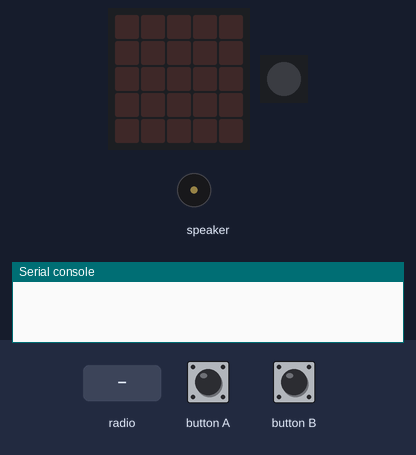
A program run on a simulated Calliope mini (MakeCode). Shown: the board's 5×5 LED display, 1 RGB LEDs in strip order, left to right, buzzer (waves = sounding), the last lines printed to the serial console. Inputs (shaded band) come from the test bench. No radio messages arrive unless stated (any console line starting 'radio sent:' is added by the test bench); the 48×5 strip is a reading aid, not a part: it shows the text the display is scrolling, unrolled, one strip-width of it at a time.

Above: at 2.2 s.
2.3 s: radio message "go=1" arrives
At 3.2 s:
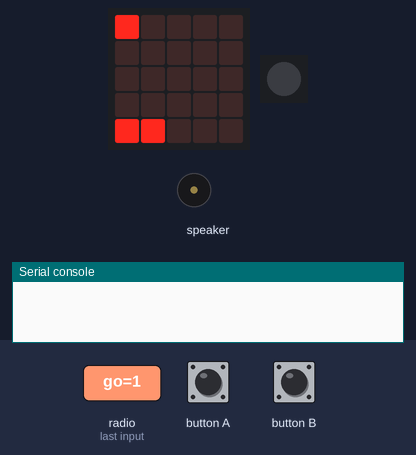
At 5.7 s:
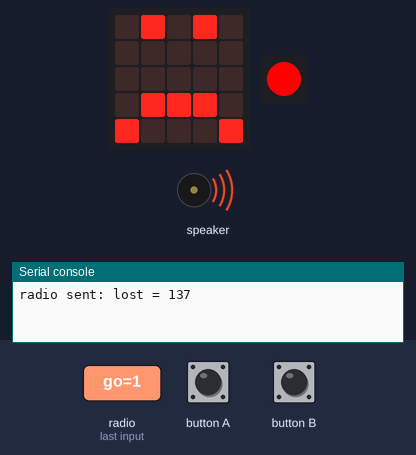
Timing chart, 0 to 27.6 s (numbered marks = the images above; inputs shaded):
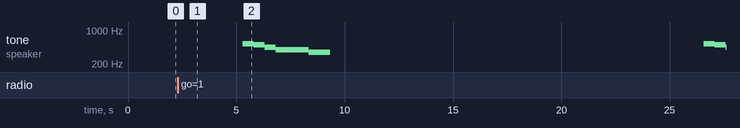

The program:

main.ts
```typescript
input.onButtonPressed(Button.A, function () {
    if (balken_x > 0) {
        balken_x += -1
    }
})
input.onButtonPressed(Button.B, function () {
    if (status == 0) {
        radio.sendValue("go", 11)
        richtung_y = -1
        richtung_x = 1
        x = 3
        y = 3
        led.plot(3, 3)
        status = 1
    }
    if (balken_x < 3) {
        balken_x += 1
    }
})
radio.onReceivedValue(function (name, value) {
    if (value == 137) {
        status = 2
    } else if (value == 11) {
        y = -2
        richtung_y = -1
        status = 1
    } else {
        x = parseInt(name)
        richtung_x = value
        y = -1
        richtung_y = 1
        status = 1
    }
})
let y = 0
let richtung_x = 0
let richtung_y = 0
let balken_x = 0
let status = 0
let x = 0
status = 0
basic.pause(1000)
basic.forever(function () {
    if (status == 1) {
        basic.pause(500)
        y += richtung_y
        x += richtung_x
        if (x < 0 || x > 4) {
            richtung_x = richtung_x * -1
            x += richtung_x
            x += richtung_x
        }
        if (y > 3) {
            if (x + richtung_x * -1 == balken_x || x + richtung_x * -1 == balken_x + 1) {
                richtung_y = richtung_y * -1
                y += richtung_y
                y += richtung_y
            } else {
                status = 3
                radio.sendValue("lost", 137)
            }
        } else if (y == -1) {
            richtung_x = richtung_x * -1
            x += richtung_x
            if (x < 0 || x > 4) {
                richtung_x = richtung_x * -1
                x += richtung_x
                x += richtung_x
            }
            x += -4
            x = x * -1
            radio.sendValue(x.toString(), richtung_x)
        }
        for (let index = 0; index <= 4; index++) {
            for (let indey = 0; indey <= 4; indey++) {
                led.unplot(index, indey)
            }
        }
        led.plot(x, y)
        led.plot(balken_x, 4)
        led.plot(balken_x + 1, 4)
    } else if (status == 2) {
        basic.showLeds(`
            . # . # .
            . . . . .
            . . . . .
            # . . . #
            . # # # .
            `)
        basic.setLedColor(0x00ff00)
        led.setBrightness(255)
        music.playMelody("F F G G A A B C5 ", 120)
        music.stopAllSounds()
        basic.showLeds(`
            # # # # #
            # # # # #
            # # # # #
            # # # # #
            # # # # #
            `)
        basic.showLeds(`
            # # # # #
            # # # # #
            # # . # #
            # # # # #
            # # # # #
            `)
        basic.showLeds(`
            # # # # #
            # # # # #
            # . . . #
            # # # # #
            # # # # #
            `)
        basic.showLeds(`
            # # # # #
            # . # # #
            # . . . #
            # # # . #
            # # # # #
            `)
        basic.showLeds(`
            # # # # #
            # . . # #
            # . . . #
            # # . . #
            # # # # #
            `)
        basic.showLeds(`
            # # # # #
            # . . . #
            # . . . #
            # . . . #
            # # # # #
            `)
        basic.showLeds(`
            # # # # #
            # . . . .
            # . . . #
            . . . . #
            # # # # #
            `)
        basic.showLeds(`
            # # # # #
            # . . . .
            . . . . .
            . . . . #
            # # # # #
            `)
        basic.showLeds(`
            # # # # #
            . . . . .
            . . . . .
            . . . . .
            # # # # #
            `)
        basic.showLeds(`
            . # # # #
            . . . . .
            . . . . .
            . . . . .
            # # # # .
            `)
        basic.showLeds(`
            . . # # #
            . . . . .
            . . . . .
            . . . . .
            # # # . .
            `)
        basic.showLeds(`
            . . . # #
            . . . . .
            . . . . .
            . . . . .
            # # . . .
            `)
        basic.showLeds(`
            . . . . #
            . . . . .
            . . . . .
            . . . . .
            # . . . .
            `)
        basic.showLeds(`
            . . . . .
            . . . . .
            . . . . .
            . . . . .
            . . . . .
            `)
        basic.showLeds(`
            # # # # #
            # # # # #
            # # # # #
            # # # # #
            # # # # #
            `)
        basic.showLeds(`
            . . . . .
            . . . . .
            . . . . .
            . . . . .
            . . . . .
            `)
        basic.showLeds(`
            # # # # #
            # # # # #
            # # # # #
            # # # # #
            # # # # #
            `)
        basic.showLeds(`
            . . . . .
            . . . . .
            . . . . .
            . . . . .
            . . . . .
            `)
        basic.showString("GAME OVER")
        basic.showIcon(IconNames.Target)
    } else if (status == 3) {
        basic.showLeds(`
            . # . # .
            . . . . .
            . . . . .
            . # # # .
            # . . . #
            `)
        basic.setLedColor(0xff0000)
        led.setBrightness(255)
        music.playMelody("C5 B A G G G F F ", 120)
        music.stopAllSounds()
        basic.showLeds(`
            # # # # #
            # # # # #
            # # # # #
            # # # # #
            # # # # #
            `)
        basic.showLeds(`
            # # # # #
            # # # # #
            # # . # #
            # # # # #
            # # # # #
            `)
        basic.showLeds(`
            # # # # #
            # # # # #
            # . . . #
            # # # # #
            # # # # #
            `)
        basic.showLeds(`
            # # # # #
            # . # # #
            # . . . #
            # # # . #
            # # # # #
            `)
        basic.showLeds(`
            # # # # #
            # . . # #
            # . . . #
            # # . . #
            # # # # #
            `)
        basic.showLeds(`
            # # # # #
            # . . . #
            # . . . #
            # . . . #
            # # # # #
            `)
        basic.showLeds(`
            # # # # #
            # . . . .
            # . . . #
            . . . . #
            # # # # #
            `)
        basic.showLeds(`
            # # # # #
            # . . . .
            . . . . .
            . . . . #
            # # # # #
            `)
        basic.showLeds(`
            # # # # #
            . . . . .
            . . . . .
            . . . . .
            # # # # #
            `)
        basic.showLeds(`
            . # # # #
            . . . . .
            . . . . .
            . . . . .
            # # # # .
            `)
        basic.showLeds(`
            . . # # #
            . . . . .
            . . . . .
            . . . . .
            # # # . .
            `)
        basic.showLeds(`
            . . . # #
            . . . . .
            . . . . .
            . . . . .
            # # . . .
            `)
        basic.showLeds(`
            . . . . #
            . . . . .
            . . . . .
            . . . . .
            # . . . .
            `)
        basic.showLeds(`
            . . . . .
            . . . . .
            . . . . .
            . . . . .
            . . . . .
            `)
        basic.showLeds(`
            # # # # #
            # # # # #
            # # # # #
            # # # # #
            # # # # #
            `)
        basic.showLeds(`
            . . . . .
            . . . . .
            . . . . .
            . . . . .
            . . . . .
            `)
        basic.showLeds(`
            # # # # #
            # # # # #
            # # # # #
            # # # # #
            # # # # #
            `)
        basic.showLeds(`
            . . . . .
            . . . . .
            . . . . .
            . . . . .
            . . . . .
            `)
        basic.showString("GAME OVER")
        basic.showIcon(IconNames.Target)
    }
})
```

test.ts
```typescript
// Hier kann man Tests durchführen; diese Datei wird nicht kompiliert, wenn dieses Paket als Erweiterung verwendet wird.
```

Measured:
- after the input at 2.3 s, tone on speaker: plays 523 Hz for 0.51 s, 494 Hz for 0.51 s, 440 Hz for 0.51 s, 392 Hz for 1.5 s, 349 Hz for 1.0 s, 523 Hz for 0.51 s … (8 notes in this stretch), starting after 3.0 s; the display: changes after 0.50 s (image 1)
- what the display in image 1 shows lasts 0.5 s, from 2.8 s to 3.3 s
